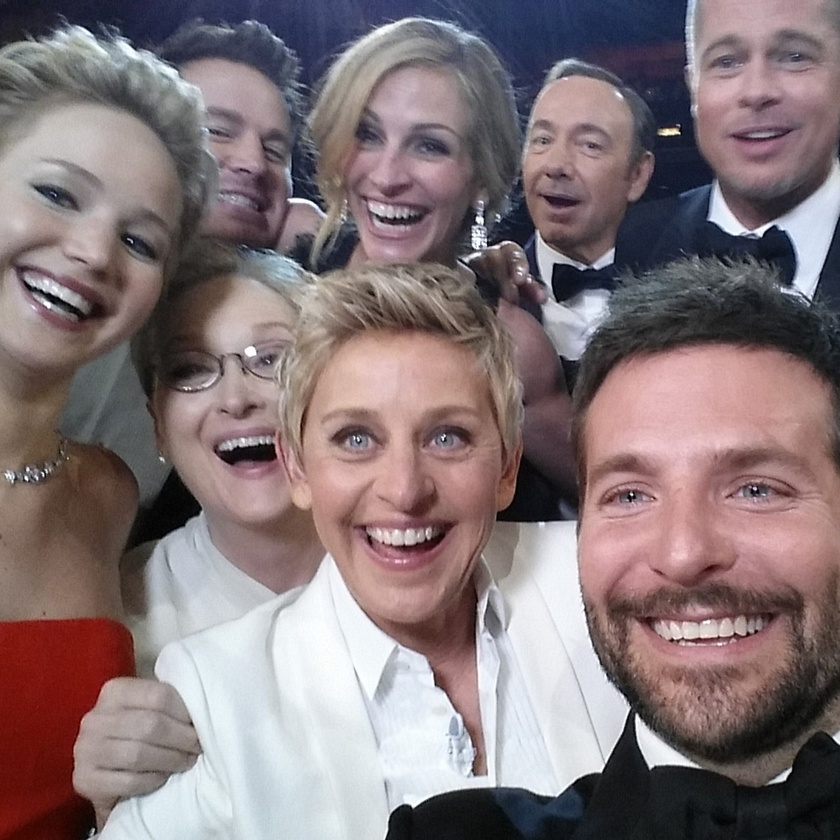
#> input picture OpenCV1/selfie.jpg, 840 x 840 px, shrunk from 1180 x 1180 before the run
$ python face_detector.py
#> lines starting #> are read from the running program, lines starting #| are printed output that depends on the picture; after the words box and inside, x2 and y2 are one past the last pixel; in counts of white or black regions, pixels touching at a corner belong together
import cv2 as cv
import numpy as np

img = cv.imread("selfie.jpg")
#> img is the input picture: shape (840, 840, 3); mean B, G, R 119.7, 117.2, 132.2
cv.imshow("Putin",img)

#haar cascade identifies a face by looking at the edges,it doesn't look for skin, mouth
gray_face = cv.cvtColor(img, cv.COLOR_BGR2GRAY)
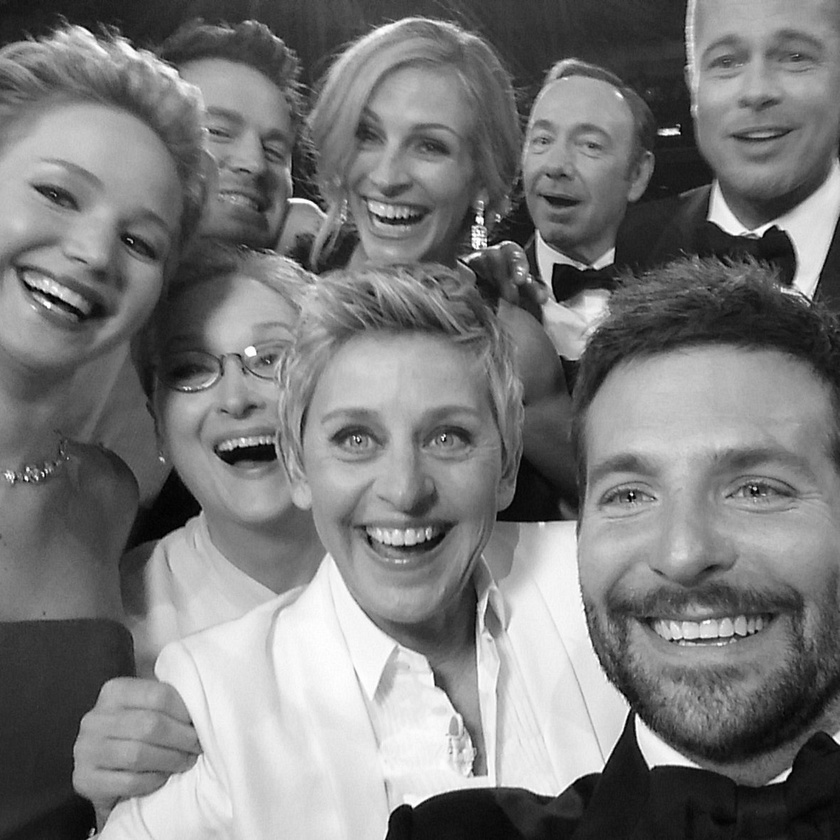
#> gray_face: shape (840, 840); min 0, max 255, mean 122
cv.imshow("Gray Putin",gray_face)

haar_cascade = cv.CascadeClassifier("haar_face.xml") #all thirty thousand lines of XML code are read and stored in the variable called haar_cascade.

faces = haar_cascade.detectMultiScale(gray_face, scaleFactor=1.1, minNeighbors=6)
#> faces = [[92, 683, 71, 71], [496, 83, 143, 143], [309, 76, 176, 176], [680, 2, 153, 153], [275, 340, 255, 255], [546, 381, 272, 272]]
#the minimum number of neighbors a rectangle should have to be called a face
#detect a face and return its rectangular coordinates of that face as a list to faces_rect
#we can loop over faces, and grab the coordinates and draw rectangles

print (f"Number of faces={len(faces)}")
#| Number of faces=6

for (x,y,w,h) in faces:
    cv.rectangle(img, (x,y),(x+w,y+h), (0,200,200),2)
#> this loop made 6 passes
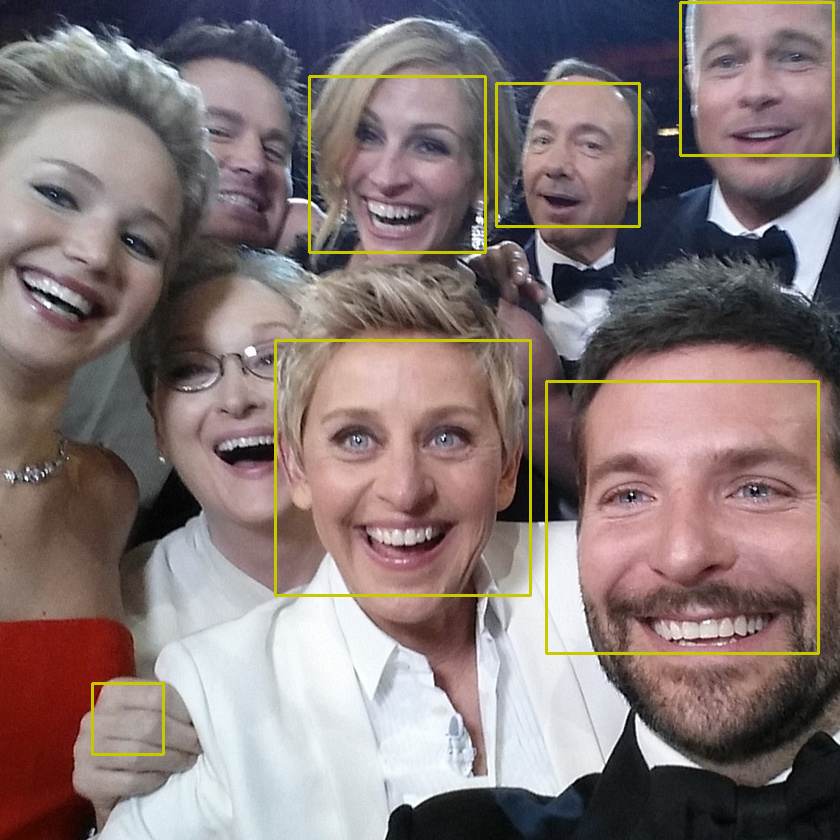
#> img: shape (840, 840, 3); 1.82% of pixels changed, all inside (x1, y1, x2, y2) = (91, 1, 835, 756)

cv.imshow("New Image",img)

cv.waitKey(0)

$ run again, with OpenCV1/Putin.jpg copied over OpenCV1/selfie.jpg
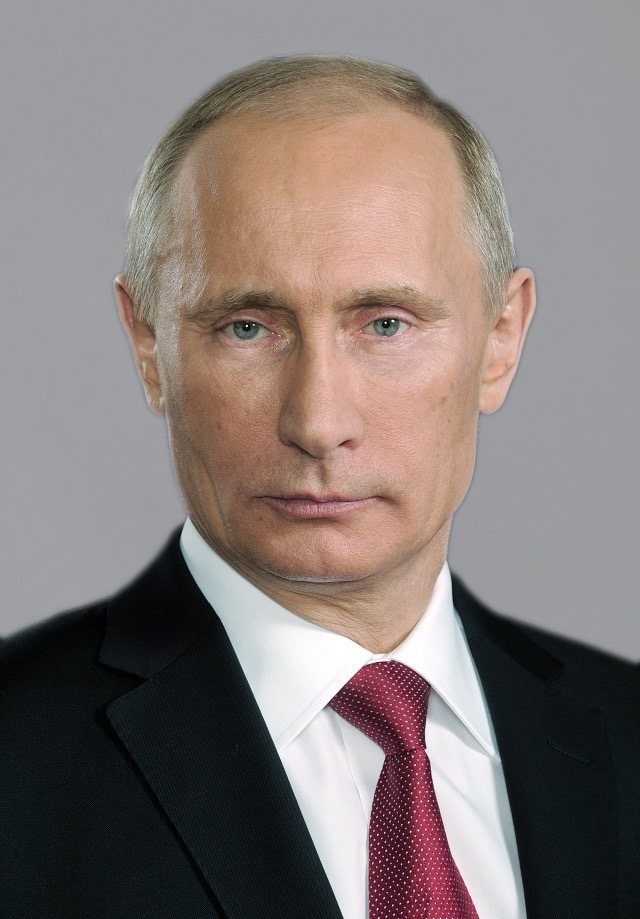
#> input picture OpenCV1/Putin.jpg, 640 x 919 px
#> img is the input picture: shape (919, 640, 3); mean B, G, R 119.5, 122.3, 132.8
#> `gray_face = cv.cvtColor(img, cv.COLOR_BGR2GRAY)`:
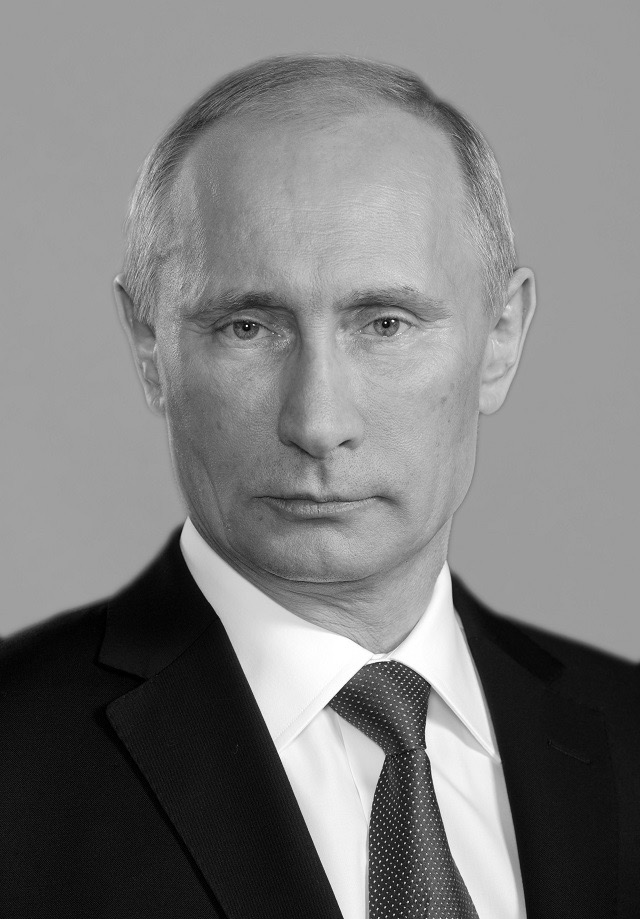
#> gray_face: shape (919, 640); min 0, max 255, mean 125.1
#> faces = [[131, 181, 373, 373]]
#| Number of faces=1
#> the loop `for (x,y,w,h) in faces:` made 1 pass
#> after the loop `for (x,y,w,h) in faces:`:
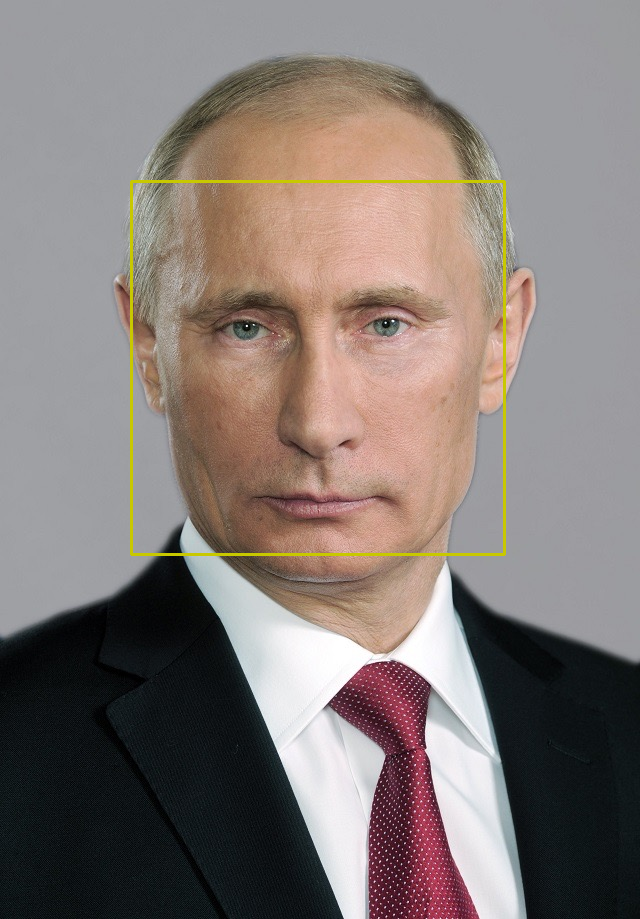
#> img: shape (919, 640, 3); 0.76% of pixels changed, all inside (x1, y1, x2, y2) = (130, 180, 506, 556)
